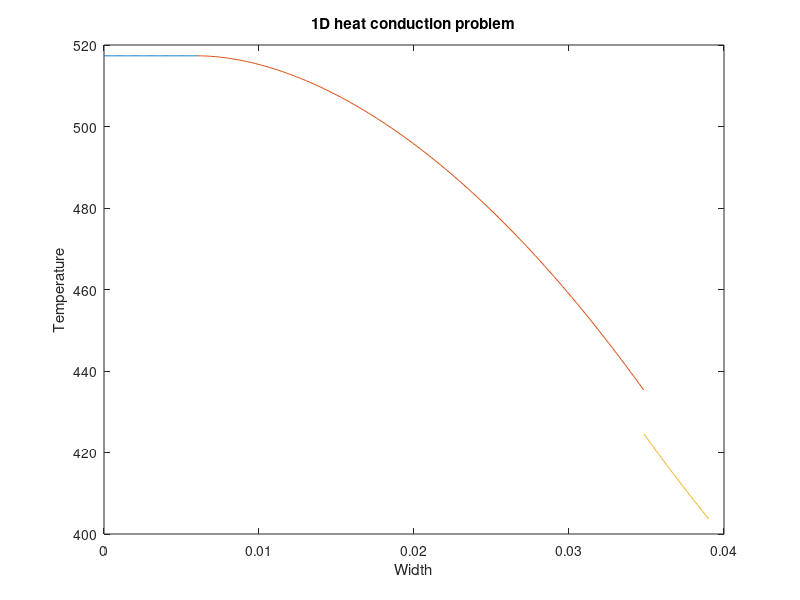

Write MATLAB code to recreate this figure.
function F=driver

% clear the console screen
clc; close all;clf
% load the data structure with info pertaining to the physical problem
dat.k{1}=@(r) 18;
dat.k{2}=@(r) 16;
dat.k{3}=@(r) 16;
dat.esrc{1}=@(r) 0;
dat.esrc{2}=@(r) 5000000;
dat.esrc{3}=@(r) 0;
dat.hgap=15764;
dat.hcv=20000;
dat.width=[0.006 0.034823 0.039];
bc.rite.type=1;
bc.rite.C=400;
dat.bc=bc; clear bc;

verif_hc_eq(dat);

return
end

%%%%%%%%%%%%%%%%%%%%%%%%%%%%%%%%%%%%%
function verif_hc_eq(dat)

k=dat.k; src=dat.esrc; hgap=dat.hgap; hcv=dat.hcv; L=dat.width;

% general form of the solution:
% Zone 1 : T1 = E1
% dT1/dr= 0
% Zone 2 : T2 = -q/(4*k2)*(r^2) + B2*ln(r) + E2
% dT2/dr= -q/2k2*r + B2/r
% Zone 3 : T3 = B3*ln(r) + E3
% dT3/dr= B3/r

switch dat.bc.rite.type
    case 0 % Neumann
        % k3*du3/dn=C on the right becomes: k3*du3/dx=C
        % <==> k3*B3/L3=C <==> B3=C*L3/k3
        mat(5,1:5) =[0,0,0,1,0];
        b(5) = dat.bc.rite.C*L(3) / k{3}(L(3));
    case 1 % Robin
        % u3+k3/hcv*du3/dn =C on the right becomes: u3+k3/hcv*du3/dx =C
        % <==> (ln(L3)+k3/(hcv*L3))B3+E3=C
        mat(5,1:5) =[0,0,0,log(L(3))+k{3}(L(3))/(hcv*L(3)),1];
        b(5) = dat.bc.rite.C;
    case 2 % Dirichlet
        % u3=C <==> B3*ln(L3)+E3=C
        mat(5,1:5) =[0,0,0,log(L(3)),1];
        b(5) = dat.bc.rite.C;
end

% fixed conditions
% continuity of T and flux between zone 1 and zone 2 (interface L1)
% T1(L1)=T2(L1) <==> B1=(-q/4k2)*(L1^2)+B2*ln(L1)+E2
% <==> -E1+B2*ln(L1)+E2=(q/4k2)*(L1^2)
mat(1,1:5) =[-1,log(L(1)),1,0,0];
b(1) =src{2}(L(1))/(4*k{2}(L(1)))*L(1)*L(1);
% phi1(L1)=phi2(L1) <==> 0=k2*((-q/2k2)*L1+B2/L1)
% <==> B2=(q/2k2)*L1*L1
mat(2,1:5) =[0,1,0,0,0];
b(2) =src{2}(L(1))/(2*k{2}(L(1)))*L(1)*L(1);

% discontinuity of T between zone 2 and zone 3 (interface L2)
% T2(L2)=(-q/4k2)*(L2^2)+B2*ln(L2)+E2
% T3(L2)=B3*ln(L2)+E3
% Tg=(T2(L2)+T3(L2))/2
% -k2*dT2/dr=hgap(T2(L2)-Tg)
% <==> -k2(-q/2k2*L2+B2/L2)=hgap(T2(L2)-T3(L2))/2
% <==> (2k2/(hgap*L2)+ln(L2))*B2+E2-ln(L2)*B3-E3=q/4k2*(L2^2)+q*L2/hgap
mat(3,1:5) =[0,2*k{2}(L(2))/(hgap*L(2))+log(L(2)),1,-log(L(2)),-1];
b(3) =(src{2}(L(2))/(4*k{2}(L(2))))*L(2)*L(2)+src{2}(L(2))*L(2)/hgap;
% -k3*dT3/dr=hgap(Tg-T3(L2))
% <==> -k3*B3/L2=hgap(T2(L2)-T3(L2))/2
% <==> ln(L2)*B2+E2+(2k3/(L2*hgap)-ln(L2))*B3-E3=q/4k2*(L2^2)
mat(4,1:5) =[0,log(L(2)),1,2*k{3}(L(2))/(L(2)*hgap)-log(L(2)),-1];
b(4) =(src{2}(L(2))/(4*k{2}(L(2))))*L(2)*L(2);

% get coefficient for the analytical solution
a=mat\b';
r1=linspace(0,L(1));
r2=linspace(L(1),L(2));
r3=linspace(L(2),L(3));
y1=a(1)+0*r1;
y2=-src{2}(r2)/(4*k{2}(r2))*(r2.^2)+a(2)*log(r2)+a(3);
y3=a(4)*log(r3)+a(5);

plot(r1,y1,r2,y2,r3,y3); hold all;
title('1D heat conduction problem')
xlabel('Width')
ylabel('Temperature')

return
end

%%%%%%%%%%%%%%%%%%%%%%%%%%%%%%%%%%%%%